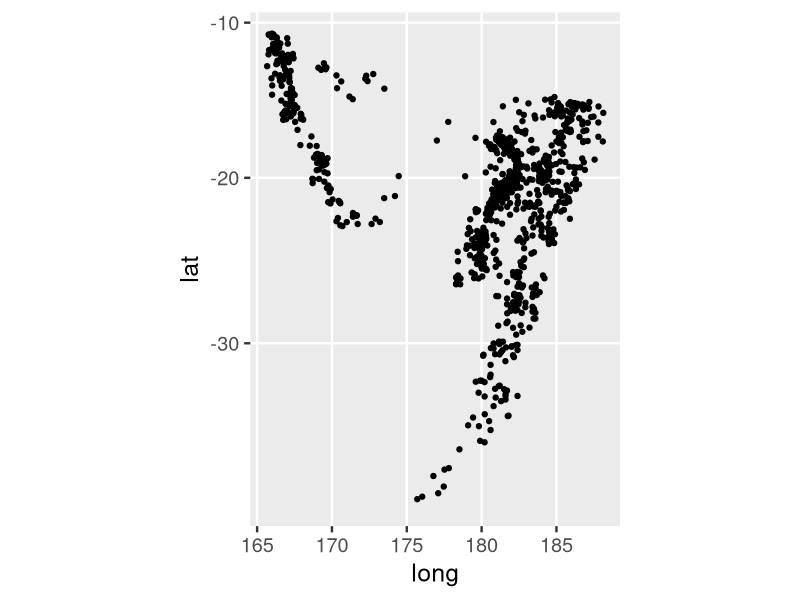
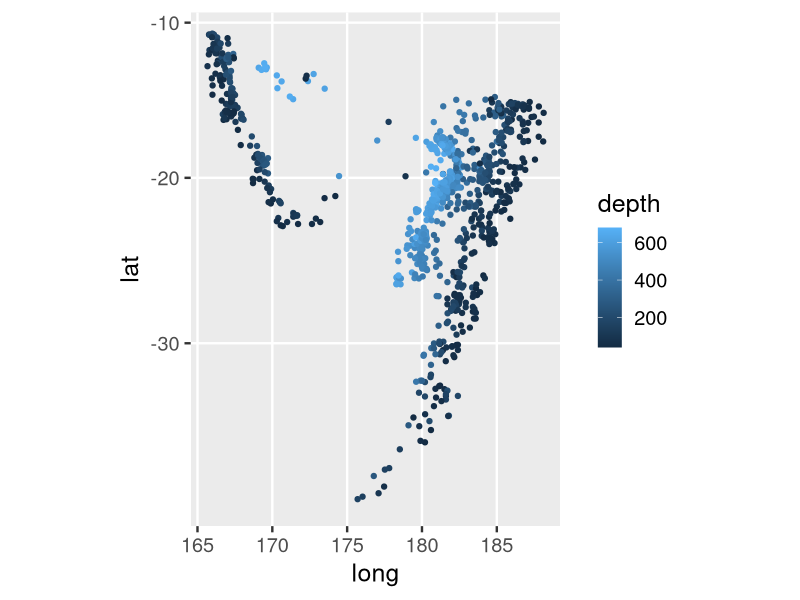
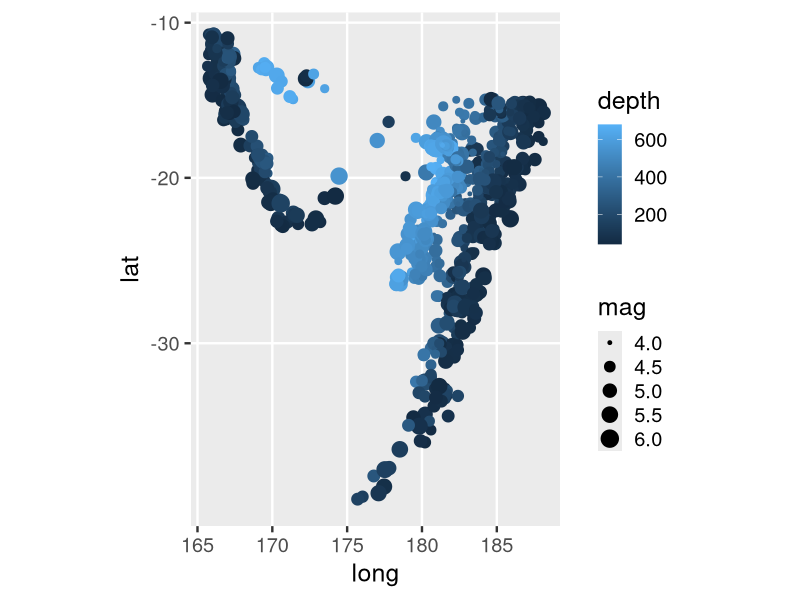
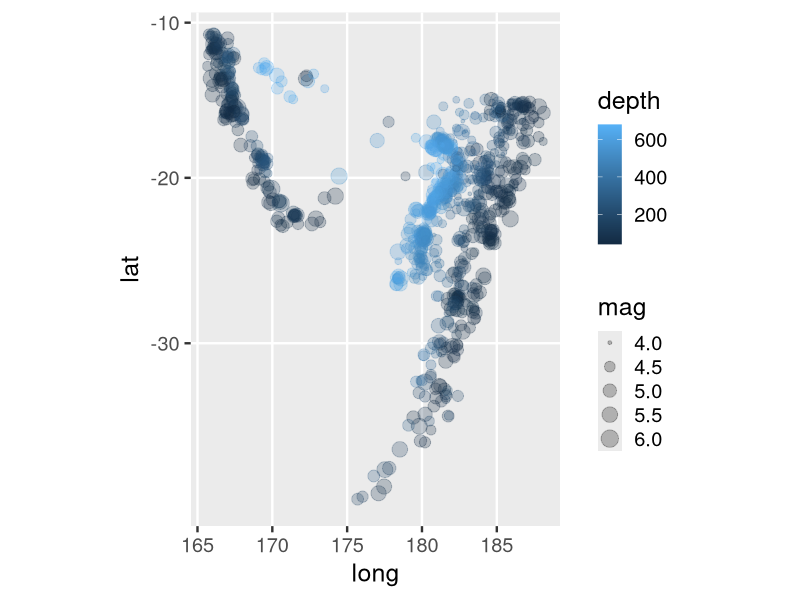
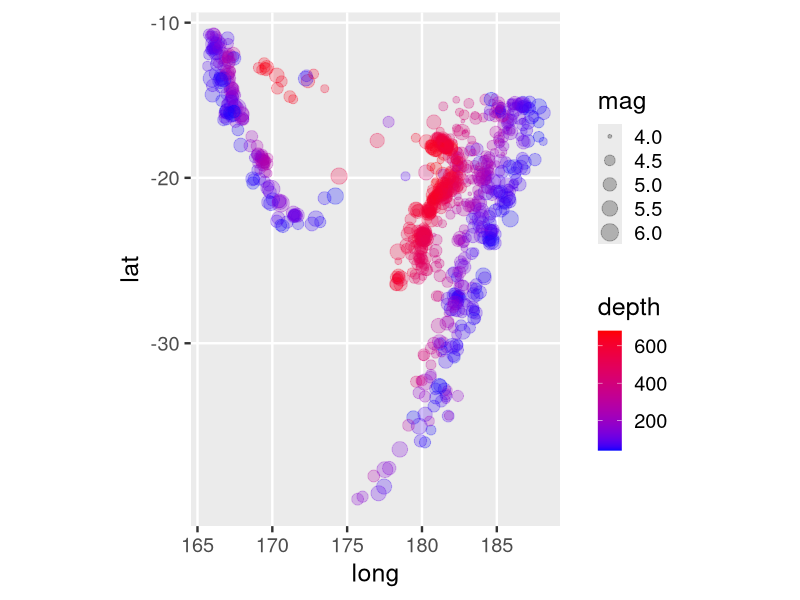
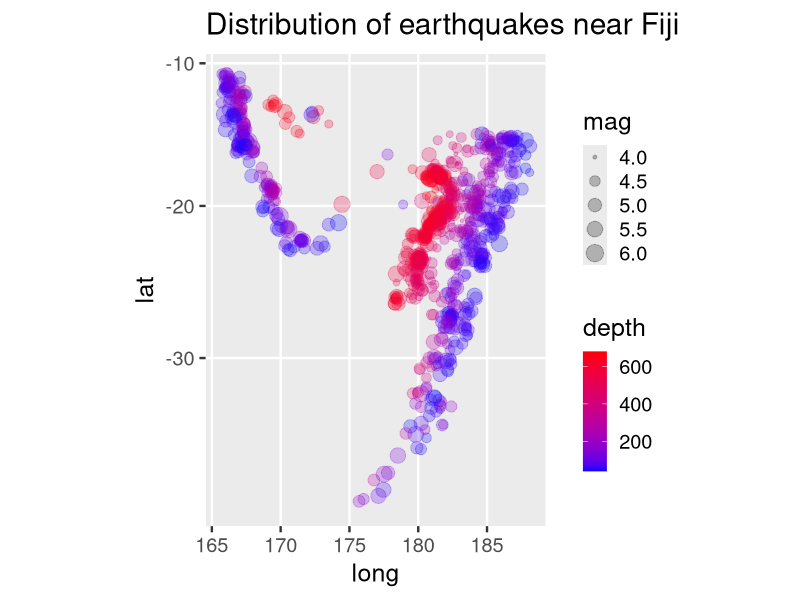
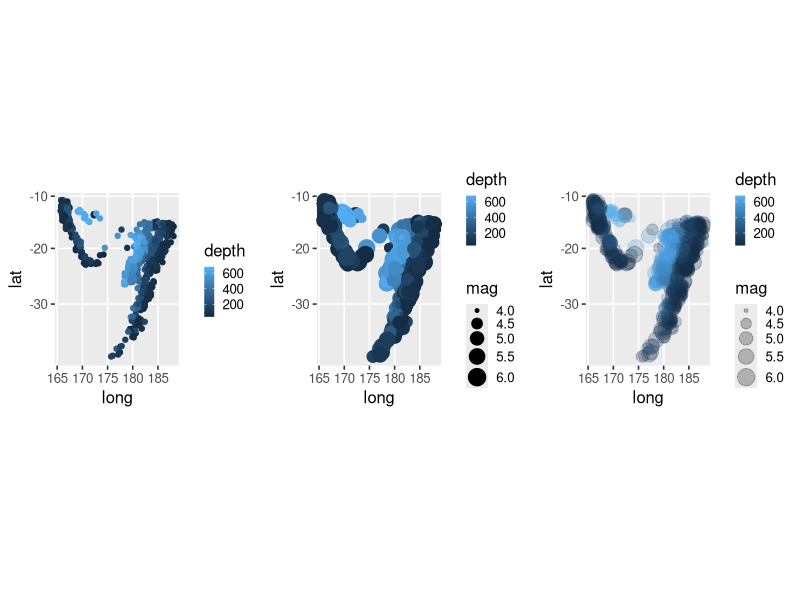

These figures' R source, in order:
## Introduction to the ggplot2 plotting package

# The ggplot2 package is tremendously popular because it allows you to create
# beautiful plots by describing the plot structure.

# Install and load the packages.
options(warn = -1)
if (!require("ggplot2", quietly = TRUE))
    install.packages("ggplot2", quiet = TRUE)
# mapproj is required for map projections.
#if (!suppressPackageStartupMessages(require("mapproj", quietly = TRUE)))
#    install.packages("mapproj")
if (!require("mapproj", quietly = TRUE))
    install.packages("mapproj", quiet = TRUE)
options(warn = 0)

library("ggplot2", quietly = TRUE)
library("mapproj", quietly = TRUE)

# R has a number of built-in datasets.
# In this example you use the dataset called quakes.
# This data contains locations of earthquakes off Fiji.

# Read the help page for more information.
suppressWarnings(? quakes)

# Inspect the structure of the data (a data frame with 5 columns).
str(quakes)

# Set the font size so that it will be clearly legible.
theme_set(theme_gray(base_size = 18))

# Plot longitude and latitude of quakes.
# To create a plot, you have to specify the data, then map aesthetics to 
# columns in your data. In this example, you map the column long to the x-axis
# and lat to the y-axis.
# Then you add a layer with points (geom_point) and a layer to plot maps.
p0 <- ggplot(quakes, aes(x = long, y = lat)) + 
    geom_point() + 
    coord_map()
p0 

# You can use a number of different aesthetics, for example colour or size
# of the points.

# Map the depth column to the colour aesthetic.
p1 <- ggplot(quakes, aes(x = long, y = lat)) + 
    geom_point(aes(colour = depth)) + 
    coord_map()
p1

# Add size for magnitude. The bigger the magnitude, the larger the point.
p2 <- ggplot(quakes, aes(x = long, y = lat)) + 
    geom_point(aes(colour = depth, size = mag)) + 
    coord_map()
p2

# You can control the transparancy of a plot object with the alpha aesthetic.
# High values of alpha (close to 1) are opaque, while low values (close to 0)
# are translucent.
# Add alpha level to hide overplotting, thus revealing detail.
p3 <- ggplot(quakes, aes(x = long, y = lat)) + 
    geom_point(aes(colour = depth, size = mag), alpha = 0.25) + 
    coord_map()
p3

# Change colour gradient by adding a gradient scale.
p4 <- ggplot(quakes, aes(x = long, y = lat)) + 
    geom_point(aes(colour = depth, size = mag), alpha = 0.25) + 
    coord_map() +
    scale_colour_gradient(low = "blue", high = "red")
p4

# Add a plot title.
p5 <- ggplot(quakes, aes(x = long, y = lat)) + 
    geom_point(aes(colour = depth, size = mag), alpha = 0.25) + 
    scale_colour_gradient(low = "blue", high = "red") + 
    ggtitle("Distribution of earthquakes near Fiji") +
    coord_map()  
p5

# Now plot multiple plots on the same graphic.
# The package "grid" is built into R and allows you to take control of the 
# plotting area. A grob is the abbreviation for "graphical object", and the 
# function ggplotGrob() in ggplot2 converts a ggplot2 object into a grob.
# You can then use the grid functions to combine your ggplot objects.
theme_set(theme_grey(12) + theme(legend.key.size  =  unit(0.5, "lines")))

library(grid)
plot.new()
grid.draw(cbind(
    ggplotGrob(p1), 
    ggplotGrob(p2),
    ggplotGrob(p3),
    size = "last"
    ))
